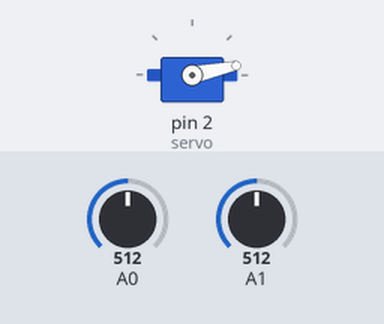
The sketch below on a simulated Arduino Uno, built with avr-gcc and run on an emulated ATmega328P. On the bench: servo. The inputs (shaded band) are chosen by the test bench; at power-on: A0 = 512, A1 = 512. What the sketch prints to the serial monitor is not drawn.

Above: at 1.2 s.
1.3 s: A0 set to 900
2.8 s: A1 set to 106
5.8 s: A1 set to 94
7.3 s: A0 set to 988
10.3 s: A0 set to 1014
Timing chart, 0 to 12.8 s (numbered marks = the images above; inputs shaded):
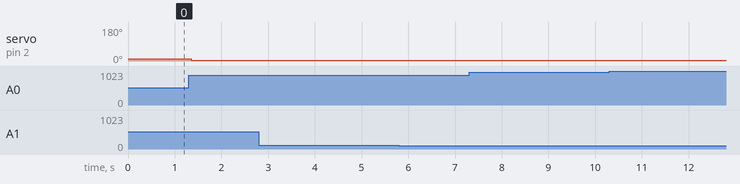

Measured:
- after the input at 1.3 s, servo on pin 2 (servo): 12° → 5° after 0.06 s
- after the input at 2.8 s, every drawn part: stays the same
- after the input at 5.8 s, every drawn part: stays the same
- after the input at 7.3 s, every drawn part: stays the same
- after the input at 10.3 s, every drawn part: stays the same

The sketch:

DinoChrome.ino
```cpp
#include <Servo.h>

int angle = 12;
int zero = 5;

int td=5;

//Variables para contar el tiempo con millis()
long Time = 0;

//Variables LDR
int LDR1=870;
int LDR2=896;


// Nombre Servomotor
Servo servo;

void setup()
{

  // A0 como entrada
  pinMode(A0, INPUT);

  // Inicia el monitor serial
  Serial.begin(9600);

  // servo en el pin 2 digital
  servo.attach(2);

  // Coloca el servo en la posicion inicial
  servo.write(zero);

}

void loop()
{

  // Imprime en el monitor serial el valor leido por el LDR
  Serial.print("LDR 1: ");
  Serial.println(analogRead(A0));
  Serial.print("LDR 2: ");
  Serial.println(analogRead(A1));

  // Si esta de dia
  //if (analogRead(A1) > LDR2){
    while (analogRead(A0) < LDR1)//   || analogRead(A1) < 892  )
    {
      Time = millis();
      // Mueva el servomotor.
      servo.write(angle);
      while (servo.read() < angle  ){}
      delay(10);
      }
  /*else{
     // si esta de noche
      while (analogRead(A0) > 670)//   || analogRead(A1) < 892  )
      {
      Time = millis();
      // Mova o servomotor 20 graus.
      servo.write(angle);
      while (servo.read() < angle  ){}
      delay(12);
      }
  }*/

    while (servo.read() >= angle-2 ){
      Time=millis() - Time;
      Serial.print("Time ");
      Serial.println(Time );

      if(Time<1)
          Time=3;

      // Espere um tempo
       delay(Time*td);
      servo.write(zero);
    }


}
```
